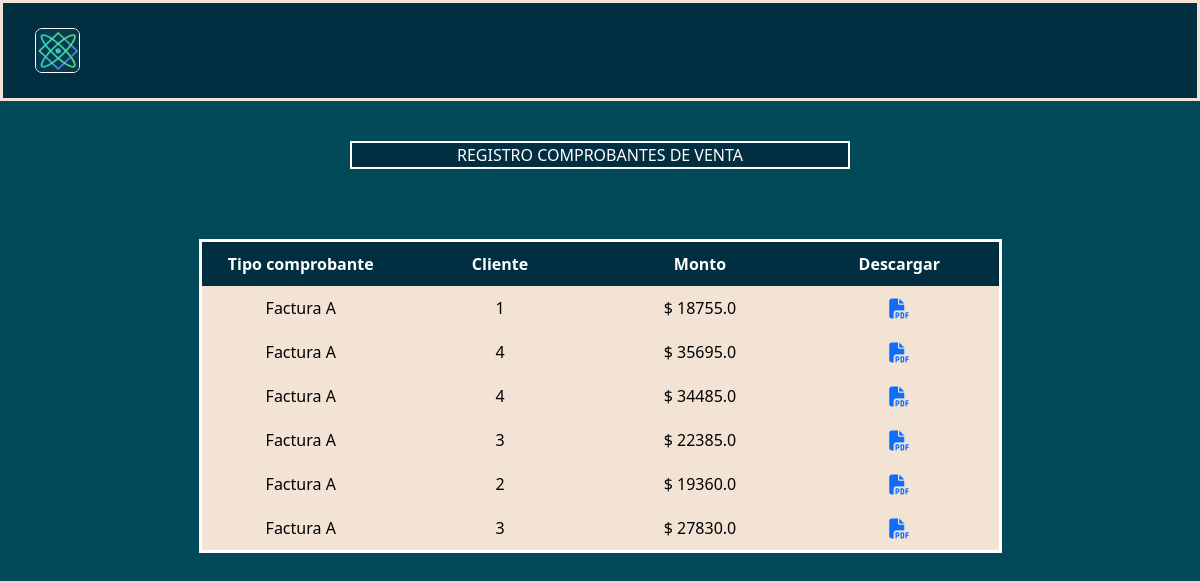
/registros/registroventa, run on an earlier commit of the app's database.
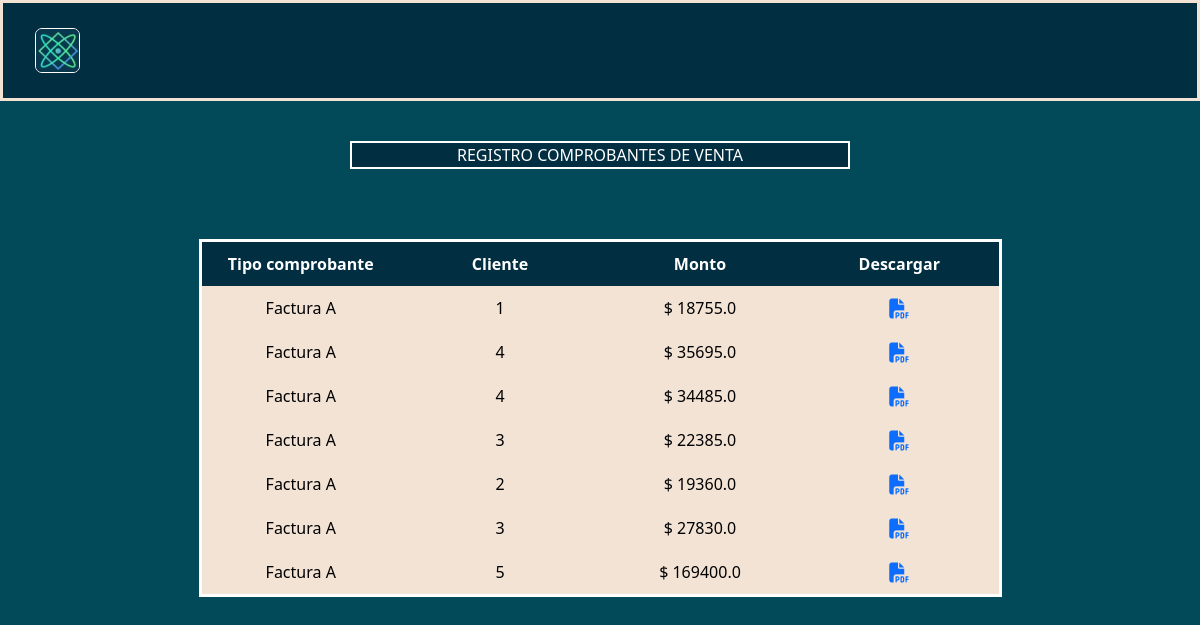
And on a later commit of the database.
### AppFactura/models.py (models this page shows, shortened)
class TipoComprobante(models.Model):
    id_tipo_comprobante = models.IntegerField(primary_key = True)
    nombre = models.CharField(max_length=50)
    letra = models.CharField(max_length=1)
    created = models.DateTimeField(auto_now_add=True)
    updated = models.DateTimeField(auto_now_add=True)
    class Meta:
        verbose_name = "TipoComprobante"
        verbose_name_plural = "TipoComprobantes"

class ComprobanteV (models.Model):
    user = models.ForeignKey(User, on_delete=models.CASCADE)
    id_puntoventa = models.IntegerField()
    id_tipocomprobante = models.IntegerField()
    id_cliente = models.IntegerField()
    monto_total = models.FloatField()
    created = models.DateTimeField(auto_now_add=True)
    updated = models.DateTimeField(auto_now_add=True)
    class Meta:
        verbose_name = "ComprobanteV"
        verbose_name_plural = "ComprobantesV"
        ordering = ['id']

### AppRegistros/views.py (the view)
# urls.py: path('registroventa', views.registrosventa, name="Registrosventa"),
def registrosventa(request):
    registroventa = ComprobanteV.objects.all()
    tipocomprobante = TipoComprobante.objects.all()
    return render(request, "AppRegistros/registrosventa.html", {'regven':registroventa, 'tipo':tipocomprobante})

### AppAgregar/context_processor.py (called while the page is built)
def importe_total(request):
    total=0.0
    if request.user.is_authenticated:
        if "agregar" in request.session.keys():
                for key, value in request.session['agregar'].items():
                        total=total+value['totalcant']
    return {'importe_total': total}

def importe_totalsiniva(request):
    total=0.0
    if request.user.is_authenticated:
        if "agregar" in request.session.keys():
                for key, value in request.session['agregar'].items():
                        total=total+value['subtotal']
    return {'totalsiniva': total}

### AppAgregarV/context_processor.py (called while the page is built)
def importe_total(request):
    total=0.0
    if request.user.is_authenticated:
        if "agregarv" in request.session.keys():
                for key, value in request.session['agregarv'].items():
                        total=total+value['totalcant']
    return {'totalventaIVA': total}

def importe_totalsiniva(request):
    total=0.0
    if request.user.is_authenticated:
        if "agregarv" in request.session.keys():
                for key, value in request.session['agregarv'].items():
                        total=total+value['subtotal']
    return {'totalventa': total}

### AppRegistros/templates/AppRegistros/registrosventa.html
{% extends "base/base.html" %}
{% load static %}
{% block content %}
<div class="cregistro">
    <p style="background-color: #012E40; color: white; width: 500px; border: solid white 2px">REGISTRO COMPROBANTES DE VENTA</p>
    <div class="tregistro">
        <table class="tbregistro">
            <thead class="htregistro">
                <th class="celdareg">Tipo comprobante</th>
                <th class="celdareg">Cliente</th>
                <th class="celdareg">Monto</th>
                <th class="celdareg">Descargar</th>
            </thead>
            <tbody>
                {% if regven %}
                    {% if tipo %}
                        {% for rv in regven %}
                            {% for x in tipo %}
                                {% if rv.id_tipocomprobante == x.id_tipo_comprobante %}
                                    <tr>
                                        <td class="celdareg">{{x.nombre}} {{x.letra}}</td>
                                        <td class="celdareg">{{rv.id_cliente}}</td>
                                        <td class="celdareg">$  {{rv.monto_total}}</td>
                                        <td class="celdareg"><a href="{% url 'export-pdf' rv.id %}"><i class="fa-solid fa-file-pdf fa-lg"></i></a></td>
                                    </tr>
                                {% endif %}
                            {% endfor %}
                        {% endfor %}
                    {% endif %}
                {% endif %}
            </tbody>
        </table>
    </div>
</div>
{% endblock %}

What changed in the data, as far as the page shows it:
added ComprobanteV: id_cliente "5", monto_total "169400.0", TipoComprobante (nombre "Factura", letra "A")
